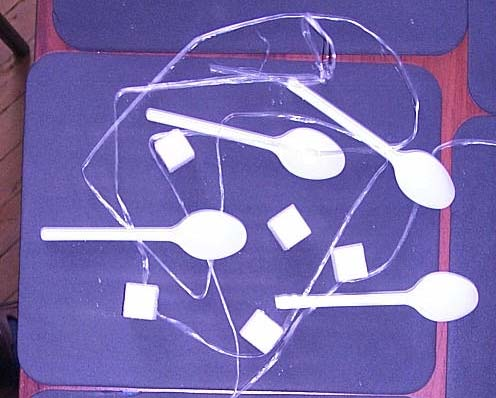
#> input picture Image clustering/P0001464.jpg, 496 x 398 px, given in place of image.jpg, which was not available
$ python slice.py 5 5   (older library calls are emulated)
#> lines starting #> are read from the running program, lines starting #| are printed output that depends on the picture
#> further down, image is the input picture: shape (398, 496, 3); mean R, G, B 122, 109.3, 173.2
import matplotlib.pyplot as plt
from matplotlib import gridspec
import numpy as np
from scipy import ndimage, stats as st
import random
import sys

def slice(image, begin, end):
#> called with begin = 5, end = 5
	h, l, p = image.shape
#> h = 398; l = 496; p = 3
	slicedImage = image.copy()

	for i in range(0, h):
		for j in range(0, l):
			for k in range(0, p):
				slicedImage[i][j][k] = 255 if slicedImage[i][j][k] > begin and slicedImage[i][j][k] < end else 0
#> slicedImage: shape (398, 496, 3); every value is 0
	return slicedImage

def remove_ticks(*axes):
    for axis in axes:
        axis.tick_params(axis='both', which='both', length=0)
        axis.set_xticklabels([])
        axis.set_yticklabels([])

def show_info(image, slicedImage):
        gs1 = gridspec.GridSpec(2, 2, width_ratios=[1, 1], height_ratios=[4, 1])
        gs1.update(left=0.05, wspace=0.005)
        ax1 = plt.subplot(gs1[-1, :])
        ax2 = plt.subplot(gs1[:-1, :-1])
        ax3 = plt.subplot(gs1[:-1, -1])

        remove_ticks(ax2, ax3)

        hist_args = dict(alpha=0.5, bins=50, range=[0, 255], normed=True)
        ax1.hist(image.ravel(), label='Before', color='b', **hist_args)
        ax1.hist(slicedImage.ravel(), label='After', color='g', **hist_args)
        ax1.legend(loc='best')

        props = dict(boxstyle='round', facecolor='wheat', alpha=0.5)

        image1_props = dict(props, edgecolor='b')

        image2_props = dict(props, edgecolor='g')

        ax2.set_xlabel('Before')
        ax2.imshow(image, plt.cm.gray)

        ax3.set_xlabel('After')
        ax3.imshow(slicedImage, plt.cm.gray)

        plt.show()
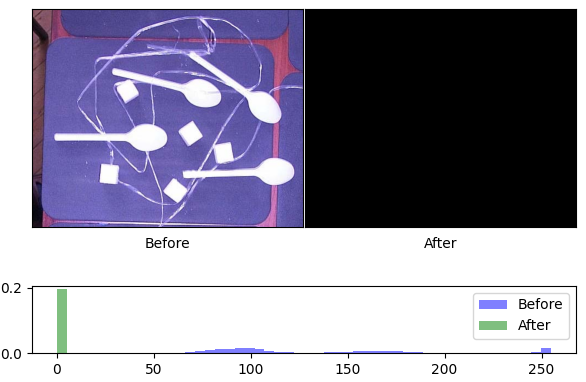
#> figure drawn by matplotlib, 3 panels; panel 1: tallest bar 0.0165 high, from x = 249.9 to 255; panel 1: tallest bar 0.196 high, from x = 0 to 5.1


if __name__ == "__main__":
	image = ndimage.imread("image.jpg", mode='RGB')

	if (len(sys.argv) == 3):
		slicedImage = slice(image, int(sys.argv[1]), int(sys.argv[2]))
	else:
		slicedImage = slice(image, 150, 160)

	show_info(image, slicedImage)

$ run again, on Image clustering/P0001465.jpg
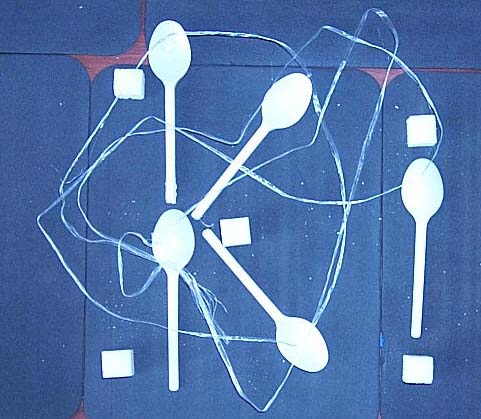
#> input picture Image clustering/P0001465.jpg, 481 x 419 px, given in place of image.jpg, which was not available
#> image is the input picture: shape (419, 481, 3); mean R, G, B 86.4, 119.5, 171.6
#> in show_info, `plt.show()`:
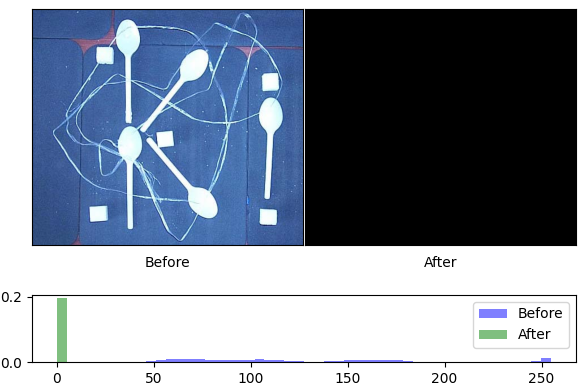
#> figure drawn by matplotlib, 3 panels; panel 1: tallest bar 0.0134 high, from x = 249.9 to 255; panel 1: tallest bar 0.196 high, from x = 0 to 5.1
